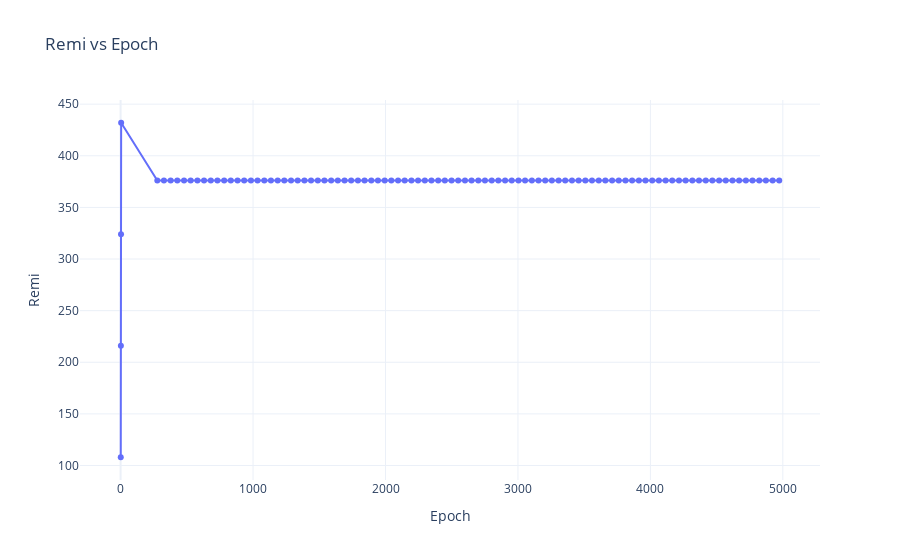

Notebook code cell kept with this figure:
### Code cell
import plotly.graph_objects as go

fig = go.Figure(data=go.Scatter(x=epoch, y=remi, mode="lines+markers", name="Remi"))
fig.update_layout(
    title="Remi vs Epoch",
    xaxis_title="Epoch",
    yaxis_title="Remi",
    template="plotly_white",
    # xaxis=dict(range=[0, 1000]),
)
fig.show()

### Figure 1 — Plotly figure (JSON) as saved in the notebook; plotly's stock layout.template omitted (floating-point values rounded to 4 significant figures)
{"data": [{"mode": "lines+markers", "name": "Remi", "type": "scatter", "x": [1, 2, 3, 4, 277, 327, 378, 428, 479, 529, 580, 630, 681, 731, 782, 832, 883, 933, 984, 1034, 1085, 1135, 1186, 1236, 1287, 1337, 1388, 1438, 1489, 1539, 1590, 1640, 1691, 1741, 1792, 1842, 1893, 1943, 1994, 2044, 2095, 2145, 2196, 2246, 2297, 2347, 2398, 2448, 2499, 2549, 2600, 2650, 2701, 2751, 2802, 2852, 2903, 2953, 3004, 3054, 3105, 3155, 3206, 3256, 3307, 3357, 3408, 3458, 3509, 3559, 3610, 3660, 3711, 3761, 3812, 3862, 3913, 3963, 4014, 4064, 4115, 4165, 4216, 4266, 4317, 4367, 4418, 4468, 4519, 4569, 4620, 4670, 4721, 4771, 4822, 4872, 4923, 4973], "y": [108, 216, 324, 432, 376, 376, 376, 376, 376, 376, 376, 376, 376, 376, 376, 376, 376, 376, 376, 376, 376, 376, 376, 376, 376, 376, 376, 376, 376, 376, 376, 376, 376, 376, 376, 376, 376, 376, 376, 376, 376, 376, 376, 376, 376, 376, 376, 376, 376, 376, 376, 376, 376, 376, 376, 376, 376, 376, 376, 376, 376, 376, 376, 376, 376, 376, 376, 376, 376, 376, 376, 376, 376, 376, 376, 376, 376, 376, 376, 376, 376, 376, 376, 376, 376, 376, 376, 376, 376, 376, 376, 376, 376, 376, 376, 376, 376, 376]}], "layout": {"title": {"text": "Remi vs Epoch"}, "xaxis": {"title": {"text": "Epoch"}}, "yaxis": {"title": {"text": "Remi"}}}}
